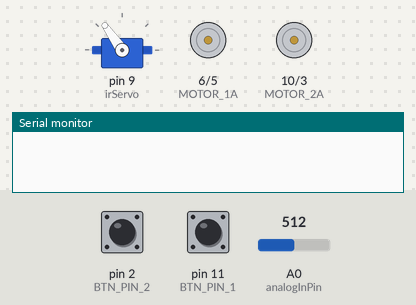
Recording of a sketch running on a simulated Arduino Uno, built with avr-gcc and run on an emulated ATmega328P. Shown: servo, motor-driver pin pairs drawn as motors (green arrow = first pin HIGH = forward, orange = second pin HIGH = backward, longer = more drive), the last lines printed to the serial monitor. The test bench sets the inputs (shaded band); at power-on: A0 (analogInPin) = 512, pin 2 (BTN_PIN_2) HIGH, pin 11 (BTN_PIN_1) HIGH.

Above: at 1.2 s.
1.3 s: A0 (analogInPin) set to 521
At 3.5 s:
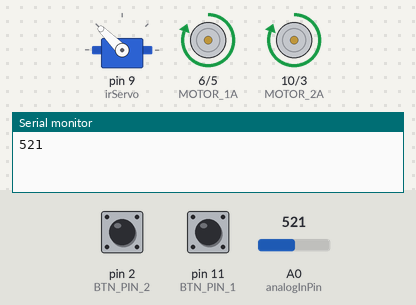
4.6 s: pin 2 (BTN_PIN_2) pulled LOW for 3.2 s
At 6.4 s:
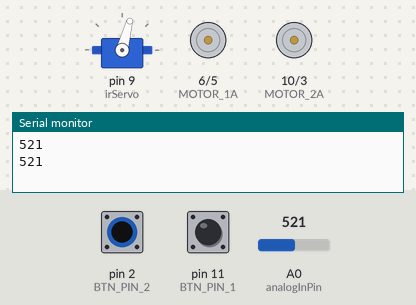
9.3 s: A0 (analogInPin) set to 716
At 12.0 s:
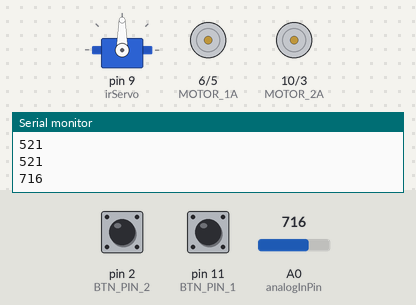
12.6 s: pin 11 (BTN_PIN_1) pulled LOW for 0.15 s
At 13.0 s:
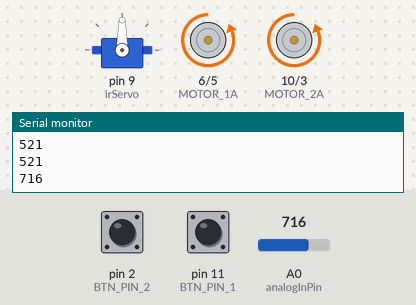
15.9 s: A0 (analogInPin) set to 725
19.2 s: pin 11 (BTN_PIN_1) pulled LOW for 3.2 s
Timing chart, 0 to 24.9 s (numbered marks = the images above; inputs shaded):
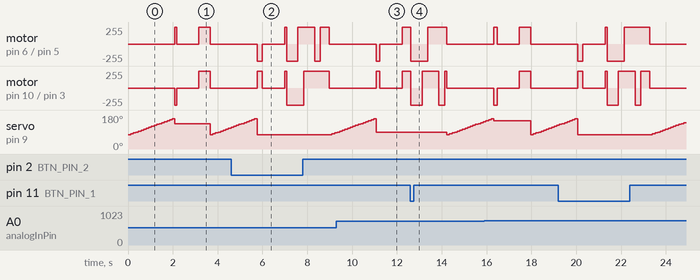

Measured:
- the behaviour switches between 512 and 513 on A0 (analogInPin) (found by bisection; images 0 and 1)

The sketch:

mothbot.ino
```cpp
#include "mothbot.h"

int sensorValue = 0;

Servo irServo;

void setup() {
  Serial.begin(115200);
  irServo.attach(9);
  pinMode(BTN_PIN_1, INPUT_PULLUP);
  pinMode(BTN_PIN_2, INPUT_PULLUP);

  pinMode(MOTOR_1A, OUTPUT);
  pinMode(MOTOR_1B, OUTPUT);
  pinMode(MOTOR_2A, OUTPUT);
  pinMode(MOTOR_2B, OUTPUT);
}

void loop() {
  //    int res1 = digitalRead(BTN_PIN_1);
  //    int res2 = digitalRead(BTN_PIN_2);
  //    if(res1 && res2)
  //    {
  //        driveForward(1);
  //    } else {
  //        driveBackward(1);
  //        delay(500);
  //        driveBrake();
  //        if(!res1){
  //            turnLeftTime(250);
  //        } else {
  //            turnRightTime(250);
  //        }
  //
  //        driveForward(1);
  //        delay(500);
  //        driveBrake();
  //        if(!res2){
  //            turnLeftTime(250);
  //        } else {
  //            turnRightTime(250);
  //        }
  //    }
  //    delay(100);

  int res = search();
  if(res==9999)
  {
    turnLeftTime(500);
    return;
  }

  if (res < 0)
  {
    turnLeftTime(5 * abs(res));
  } else {
    turnRightTime(5 * abs(res));
  }
  delay(1000);
  int res1 = digitalRead(BTN_PIN_1);
  int res2 = digitalRead(BTN_PIN_2);
  for (int i = 0; i < 5; i++)
  {
    driveForward(1);
    delay(100);
    driveBrake();
    res1 = digitalRead(BTN_PIN_1);
    res2 = digitalRead(BTN_PIN_2);
    if (!res1 || !res2)
    {
      driveBackward(1);
      delay(500);
      driveBrake();
      if (!res1) {
        turnLeftTime(250);
      } else {
        turnRightTime(250);
      }

      driveForward(1);
      delay(500);
      driveBrake();
      if (!res2) {
        turnLeftTime(250);
      } else {
        turnRightTime(250);
      }
    }

  }
}
/**
   while true
    stop
    look for highest ir return
    turn in that direction
    drive for n secs
      if button hit
        backup
        turn away from button
        drive straight
        turn back


*/
```

mothbot.h
```cpp
#ifndef MOTHBOT_H_
#define MOTHBOT_H_

#include <Servo.h>
#include <Arduino.h>

#define SEARCH_RANGE  90
#define SEARCH_STEP 5
#define SEARCH_CENTER 120
#define SEARCH_N_MEASUREMENTS  10

#define MOTOR_1B 5
#define MOTOR_1A 6
#define MOTOR_2B 3
#define MOTOR_2A 10

#define BTN_PIN_1 11
#define BTN_PIN_2 2

const int analogInPin = A0;

/**-----------------------------------------**/

void setupMotors();

void driveForward(int rate);

void driveBackward(int rate);

void driveLeft(int rate);

void driveRight(int rate);

void driveBrake();

void turnLeftTime(int t);

void turnRightTime(int t);

/**-----------------------------------------**/

int search();

/**-----------------------------------------**/

#endif
```

robotMotors.cpp
```cpp
#include "mothbot.h"

void driveForward(int rate)
{
    driveBrake();
    digitalWrite(MOTOR_1A,HIGH);
    digitalWrite(MOTOR_2A,HIGH);

    digitalWrite(MOTOR_1B,LOW);
    digitalWrite(MOTOR_2B,LOW);
}

void driveBackward(int rate)
{
    driveBrake();
    digitalWrite(MOTOR_1B,HIGH);
    digitalWrite(MOTOR_2B,HIGH);

    digitalWrite(MOTOR_1A,LOW);
    digitalWrite(MOTOR_2A,LOW);
}

void driveLeft(int rate)
{
    driveBrake();
    digitalWrite(MOTOR_1B,HIGH);
    digitalWrite(MOTOR_2A,HIGH);

    digitalWrite(MOTOR_1A,LOW);
    digitalWrite(MOTOR_2B,LOW);
}

void driveRight(int rate)
{
    driveBrake();
    digitalWrite(MOTOR_1A,HIGH);
    digitalWrite(MOTOR_2B,HIGH);

    digitalWrite(MOTOR_1B,LOW);
    digitalWrite(MOTOR_2A,LOW);
}

void driveBrake()
{
    digitalWrite(MOTOR_1A,LOW);
    digitalWrite(MOTOR_2B,LOW);

    digitalWrite(MOTOR_1B,LOW);
    digitalWrite(MOTOR_2A,LOW);
}

void turnLeftTime(int t)
{
    driveBrake();
    driveLeft(1);
    delay(t);
    driveBrake();
}

void turnRightTime(int t)
{
    driveBrake();
    driveRight(1);
    delay(t);
    driveBrake();
}

void setupMotors()
{
    pinMode(MOTOR_1A, OUTPUT);
    pinMode(MOTOR_1B, OUTPUT);
    pinMode(MOTOR_2A, OUTPUT);
    pinMode(MOTOR_2B, OUTPUT);
}
```

robotSensors.cpp
```cpp
#include "mothbot.h"

extern Servo irServo;

int search()
{
 int start =  SEARCH_CENTER-SEARCH_RANGE/2;
 int best_pos=start;
 int best_val=0;
  for (int i =start;i<(start+SEARCH_RANGE);i+=SEARCH_STEP)
  {
    int avg=0;
    irServo.write(i);
    delay(15);
    for(int j=0;j<SEARCH_N_MEASUREMENTS;j++)
    {
      avg+=analogRead(analogInPin);
      delay(10);

    }
    avg/=SEARCH_N_MEASUREMENTS;
    if(avg>best_val)
    {
      best_val = avg;
      best_pos=i;
    }

  }
  irServo.write(best_pos);
  Serial.println(best_val);

  if(best_val < 15)
  {
    return 9999;
  }
  return best_pos-SEARCH_CENTER;
}
```
